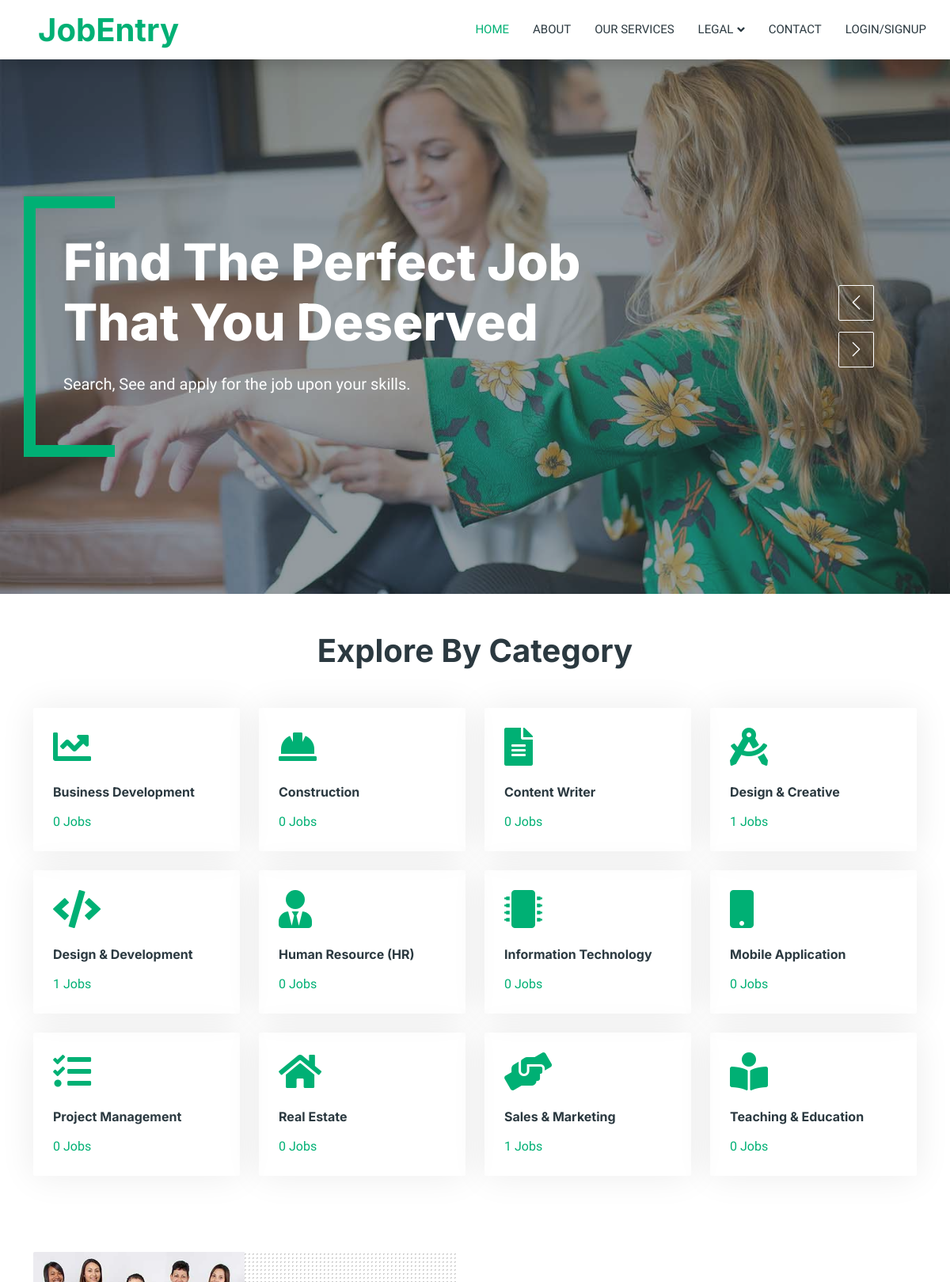
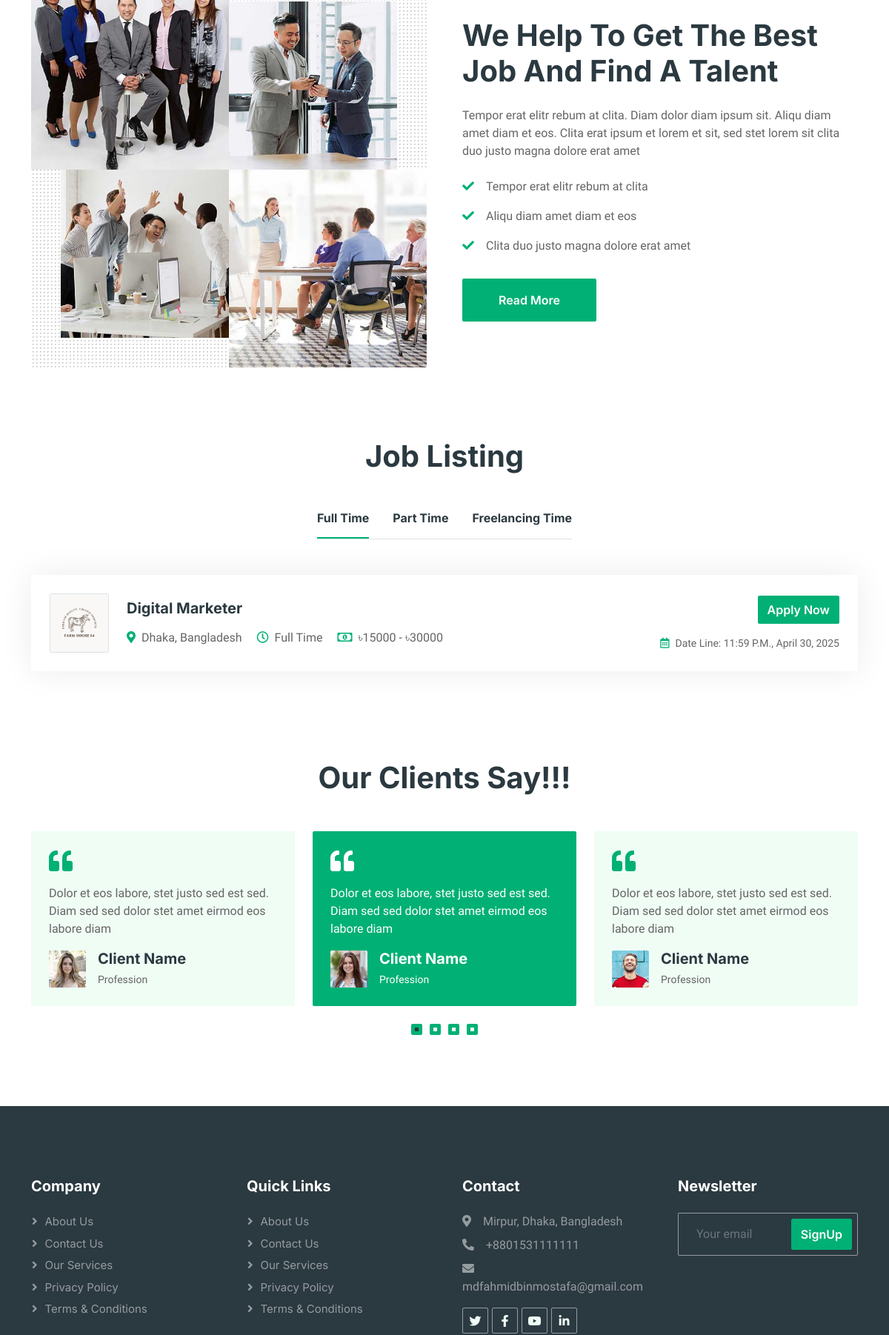
The page / (upper part) on the database its author committed (2 pictures, top to bottom).
### jobapp/models.py (models this page shows, shortened)
class Category(models.Model):
    category = models.CharField(max_length=50, null=True)
    slug = AutoSlugField(populate_from='category', unique=True)
    logo = models.CharField(max_length=100, null=True)
    class Meta:
        verbose_name_plural = 'Categories'

class Job(models.Model):
    company_name = models.ForeignKey(Recuiter, on_delete=models.CASCADE)
    email = models.EmailField(null=True)
    description = CKEditor5Field(config_name='default')
    website = models.CharField(max_length=50, null=True, blank=True)
    position = models.CharField(max_length=100)
    slug = AutoSlugField(populate_from='position', unique=True)
    min_salary = models.IntegerField()
    max_salary = models.IntegerField()
    job_type = models.ForeignKey(Type, null=True, on_delete=models.CASCADE)
    category = models.ForeignKey(Category, on_delete=models.CASCADE, null=True)
    post_date = models.DateField(auto_now_add=True, null=True)
    post_time = models.TimeField(auto_now_add=True, null=True)
    apply_date = models.DateField(null=True)
    apply_time = models.TimeField(null=True)
    vacancy = models.IntegerField(null=True)
    responsibility = CKEditor5Field(config_name='default', null=True, blank=True)
    qualification = CKEditor5Field(config_name='default', null=True, blank=True)

class Recuiter(models.Model):
    user = models.OneToOneField(CustomUser, on_delete=models.CASCADE, null=True)
    first_name = models.CharField(max_length=50, null=True)
    last_name = models.CharField(max_length=50, null=True)
    state = models.CharField(max_length=50)
    country = models.CharField(max_length=50)
    company = models.CharField(max_length=50)
    logo = models.ImageField(upload_to='company_logo')

class Type(models.Model):
    job_type = models.CharField(max_length=50)
    def __str__(self):
        return self.job_type

### jobapp/views.py (the view)
# urls.py: path('', views.index, name='index'),
def index(request):
    remain_date = ''
    remain_time = ''
    current_time = timezone.now()
    category = Category.objects.all()
    job = Job.objects.all().order_by('post_date')[:5]
    current_date = datetime.now().date()
    current_time = datetime.now().time()
    full = Job.objects.filter(job_type__job_type='Full Time')
    part = Job.objects.filter(job_type__job_type='Part Time')
    remote = Job.objects.filter(job_type__job_type='Freelancing')
    categories = Category.objects.annotate(job_count=Count('job'))
    def convert_to_timedelta(time_value):
        return timedelta(hours=time_value.hour, minutes=time_value.minute, seconds=time_value.second)
    current_time_timedelta = convert_to_timedelta(current_time)
    for i in job:
        remain_date = i.apply_date - current_date
        apply_time_timedelta = convert_to_timedelta(i.apply_time)
        remain_time = apply_time_timedelta - current_time_timedelta
        if remain_date.days ==  0 and remain_time.total_seconds() < 0:
            i.delete()
    return render(request, 'index.html', {'job': job, 'remain_date': remain_date, 'remain_time': remain_time, 'category': category, 'categories': categories, 'full': full, 'part': part, 'remote': remote})

### jobapp/views.py (called while the page is built)
def notification_processor(request):
    if request.user.is_authenticated:
        if request.user.user_type == '2':  # Applicant
            unread_count = Notification.objects.filter(user=request.user, is_read=False).count()
            return {'unread_notification_count': unread_count}
    return {'unread_notification_count': 0}

### templates/index.html (shortened to what this page needs)
{% extends "base.html" %}
{% load static %}
{% block content %}
        <div class="container-fluid p-0">
            <div class="owl-carousel header-carousel position-relative">
                <div class="owl-carousel-item position-relative">
                    <img class="img-fluid" src="{% static 'img/carousel-1.jpg' %}" alt="">
                    <div class="position-absolute top-0 start-0 w-100 h-100 d-flex align-items-center" style="background: rgba(43, 57, 64, .5);">
                        <div class="container">
                            <div class="row justify-content-start">
                                <div class="col-10 col-lg-8">
                                    <h1 class="display-3 text-white animated slideInDown mb-4">Find The Perfect Job That You Deserved</h1>
                                    <p class="fs-5 fw-medium text-white mb-4 pb-2">Search, See and apply for the job upon your skills.</p>
                                </div>
                            </div>
                        </div>
                    </div>
                </div>
        </div>
        <div class="container-xxl py-5">
            <div class="container">
                <h1 class="text-center mb-5 wow fadeInUp" data-wow-delay="0.1s">Explore By Category</h1>
                <div class="row g-4">
                    {% for categories in categories %}
                    <div class="col-lg-3 col-sm-6 wow fadeInUp" data-wow-delay="0.1s">
                        <a class="cat-item rounded p-4" href="{% url 'get_job' categories.slug %}">
                            <i class="{{categories.logo}}"></i>
                            <h6 class="mb-3">{{categories.category}}</h6>
                            <p class="mb-0">{{categories.job_count}} Jobs</p>
                        </a>
                    </div>
                    {% endfor %}
                </div>
            </div>
        </div>
        <div class="container-xxl py-5">
            <div class="container">
                <div class="row g-5 align-items-center">
                    <div class="col-lg-6 wow fadeIn" data-wow-delay="0.1s">
                        <div class="row g-0 about-bg rounded overflow-hidden">
                            <div class="col-6 text-start">
                                <img class="img-fluid w-100" src="{% static 'img/about-1.jpg' %}">
                            </div>
                            <div class="col-6 text-start">
                                <img class="img-fluid" src="{% static 'img/about-2.jpg' %}" style="width: 85%; margin-top: 15%;">
                            </div>
                            <div class="col-6 text-end">
                                <img class="img-fluid" src="{% static 'img/about-3.jpg' %}" style="width: 85%;">
                            </div>
                            <div class="col-6 text-end">
                                <img class="img-fluid w-100" src="{% static 'img/about-4.jpg' %}">
                            </div>
                        </div>
                    </div>
                    <div class="col-lg-6 wow fadeIn" data-wow-delay="0.5s">
                        <h1 class="mb-4">We Help To Get The Best Job And Find A Talent</h1>
                        <p class="mb-4">Tempor erat elitr rebum at clita. Diam dolor diam ipsum sit. Aliqu diam amet diam et eos. Clita erat ipsum et lorem et sit, sed stet lorem sit clita duo justo magna dolore erat amet</p>
                        <p><i class="fa fa-check text-primary me-3"></i>Tempor erat elitr rebum at clita</p>
                        <p><i class="fa fa-check text-primary me-3"></i>Aliqu diam amet diam et eos</p>
                        <p><i class="fa fa-check text-primary me-3"></i>Clita duo justo magna dolore erat amet</p>
                        <a class="btn btn-primary py-3 px-5 mt-3" href="">Read More</a>
                    </div>
                </div>
            </div>
        </div>
        <div class="container-xxl py-5">
            <div class="container">
                <h1 class="text-center mb-5 wow fadeInUp" data-wow-delay="0.1s">Job Listing</h1>
                <div class="tab-class text-center wow fadeInUp" data-wow-delay="0.3s">
                    <ul class="nav nav-pills d-inline-flex justify-content-center border-bottom mb-5">
                        <li class="nav-item">
                            <a class="d-flex align-items-center text-start mx-3 ms-0 pb-3 active" data-bs-toggle="pill" href="#tab-1">
                                <h6 class="mt-n1 mb-0">Full Time</h6>
                            </a>
                        </li>
                        <li class="nav-item">
                            <a class="d-flex align-items-center text-start mx-3 pb-3" data-bs-toggle="pill" href="#tab-2">
                                <h6 class="mt-n1 mb-0">Part Time</h6>
                            </a>
                        </li>
                        <li class="nav-item">
                            <a class="d-flex align-items-center text-start mx-3 me-0 pb-3" data-bs-toggle="pill" href="#tab-3">
                                <h6 class="mt-n1 mb-0">Freelancing Time</h6>
                            </a>
                        </li>
                    </ul>
                    <div class="tab-content">
                        {% for job in full %}
                        <div id="tab-1" class="tab-pane fade show p-0 active">
                            <div class="job-item p-4 mb-4">
                                <div class="row g-4">
                                    <div class="col-sm-12 col-md-8 d-flex align-items-center">
                                        <img class="flex-shrink-0 img-fluid border rounded" src="{{job.company_name.logo.url}}" alt="" style="width: 80px; height: 80px;">
                                        <div class="text-start ps-4">
                                            <h5 class="mb-3">{{job.position}}</h5>
                                            <span class="text-truncate me-3"><i class="fa fa-map-marker-alt text-primary me-2"></i>{{job.company_name.state}}, {{job.company_name.country}}</span>
                                            <span class="text-truncate me-3"><i class="far fa-clock text-primary me-2"></i>{{job.job_type}}</span>
                                            <span class="text-truncate me-0"><i class="far fa-money-bill-alt text-primary me-2"></i>৳{{job.min_salary}} - ৳{{job.max_salary}}</span>
                                        </div>
                                    </div>
                                    <div class="col-sm-12 col-md-4 d-flex flex-column align-items-start align-items-md-end justify-content-center">
                                        <div class="d-flex mb-3">
                                            <a class="btn btn-primary" href="{% url 'job_details' job.slug %}">Apply Now</a>
                                        </div>
                                        <small class="text-truncate"><i class="far fa-calendar-alt text-primary me-2"></i>Date Line: <span style="text-transform: uppercase;">{{job.apply_time}}, </span>{{job.apply_date}}</small>
                                    </div>
                                </div>
                            </div>
                        </div>
                        {% endfor %}
                    </div>
                </div>
            </div>
        </div>
        <div class="container-xxl py-5 wow fadeInUp" data-wow-delay="0.1s">
            <div class="container">
                <h1 class="text-center mb-5">Our Clients Say!!!</h1>
                <div class="owl-carousel testimonial-carousel">
                    <div class="testimonial-item bg-light rounded p-4">
                        <i class="fa fa-quote-left fa-2x text-primary mb-3"></i>
                        <p>Dolor et eos labore, stet justo sed est sed. Diam sed sed dolor stet amet eirmod eos labore diam</p>
                        <div class="d-flex align-items-center">
                            <img class="img-fluid flex-shrink-0 rounded" src="{% static 'img/testimonial-1.jpg' %}" style="width: 50px; height: 50px;">
                            <div class="ps-3">
                                <h5 class="mb-1">Client Name</h5>
                                <small>Profession</small>
                            </div>
                        </div>
                    </div>
                    <div class="testimonial-item bg-light rounded p-4">
                        <i class="fa fa-quote-left fa-2x text-primary mb-3"></i>
                        <p>Dolor et eos labore, stet justo sed est sed. Diam sed sed dolor stet amet eirmod eos labore diam</p>
                        <div class="d-flex align-items-center">
                            <img class="img-fluid flex-shrink-0 rounded" src="{% static 'img/testimonial-2.jpg' %}" style="width: 50px; height: 50px;">
                            <div class="ps-3">
                                <h5 class="mb-1">Client Name</h5>
                                <small>Profession</small>
                            </div>
                        </div>
                    </div>
                    <div class="testimonial-item bg-light rounded p-4">
                        <i class="fa fa-quote-left fa-2x text-primary mb-3"></i>
                        <p>Dolor et eos labore, stet justo sed est sed. Diam sed sed dolor stet amet eirmod eos labore diam</p>
                        <div class="d-flex align-items-center">
                            <img class="img-fluid flex-shrink-0 rounded" src="{% static 'img/testimonial-4.jpg' %}" style="width: 50px; height: 50px;">
                            <div class="ps-3">
                                <h5 class="mb-1">Client Name</h5>
                                <small>Profession</small>
                            </div>
                        </div>
                    </div>
                </div>
            </div>
        </div>
        {% endblock  %}

### static/css/style.css (style rules this page uses)
:root { --primary: #00B074; --secondary: #2B9BFF; --light: #EFFDF5; --dark: #2B3940; }
.btn { font-family: 'Inter', sans-serif; font-weight: 600; transition: .5s; }
.btn.btn-primary, .btn.btn-secondary { color: #FFFFFF; }
.header-carousel .container, .page-header .container { position: relative; padding: 45px 0 45px 35px; border-left: 15px solid var(--primary); }
.header-carousel .container::before, .header-carousel .container::after, .page-header .container::before, .page-header .container::after { position: absolute; content: ""; top: 0; left: 0; width: 100px; height: 15px; background: var(--primary); }
.header-carousel .container::after, .page-header .container::after { top: 100%; margin-top: -15px; }
.about-bg { background-image: -webkit-repeating-radial-gradient(center center, rgba(0, 0, 0, 0.2), rgba(0, 0, 0, 0.2) 1px, transparent 1px, transparent 100%); background-image: -moz-repeating-radial-gradient(center center, rgba(0, 0, 0, 0.2), rgba(0, 0, 0, 0.2) 1px, transparent 1px, transparent 100%); background-image: -ms-repeating-radial-gradient(center center, rgba(0, 0, 0, 0.2), rgba(0, 0, 0, 0.2) 1px, transparent 1px, transparent 100%); background-image: -o-repeating-radial-gradient(center center, rgba(0, 0, 0, 0.2), rgba(0, 0, 0, 0.2) 1px, transparent 1px, transparent 100%); background-image: repeating-radial-gradient(center center, rgba(0, 0, 0, 0.2), rgba(0, 0, 0, 0.2) 1px, transparent 1px, transparent 100%); background-size: 5px 5px; }
.cat-item { display: block; box-shadow: 0 0 45px rgba(0, 0, 0, .08); border: 1px solid transparent; transition: .5s; }
.nav-pills .nav-item .active { border-bottom: 2px solid var(--primary); }
.job-item { border: 1px solid transparent; border-radius: 2px; box-shadow: 0 0 45px rgba(0, 0, 0, .08); transition: .5s; }
.testimonial-carousel .owl-item .testimonial-item, .testimonial-carousel .owl-item.center .testimonial-item * { transition: .5s; }
.testimonial-carousel .owl-item.center .testimonial-item { background: var(--primary) !important; }
.testimonial-carousel .owl-item.center .testimonial-item * { color: #FFFFFF !important; }

### rows shown on the page
Category: category "Business Development", job_count "0"
Category: category "Construction", job_count "0"
Category: category "Content Writer", job_count "0"
Category: category "Design & Creative", job_count "1"
Category: category "Design & Development", job_count "1"
Category: category "Human Resource (HR)", job_count "0"
Category: category "Information Technology", job_count "0"
Category: category "Mobile Application", job_count "0"
Category: category "Project Management", job_count "0"
Category: category "Real Estate", job_count "0"
Category: category "Sales & Marketing", job_count "1"
Category: category "Teaching & Education", job_count "0"
Job: company_name.logo (picture), position "Digital Marketer", company_name.state "Dhaka", company_name.country "Bangladesh", job_type "Full Time", min_salary "15000", max_salary "30000", apply_time "11:59 P.M.", apply_date "April 30, 2025"
